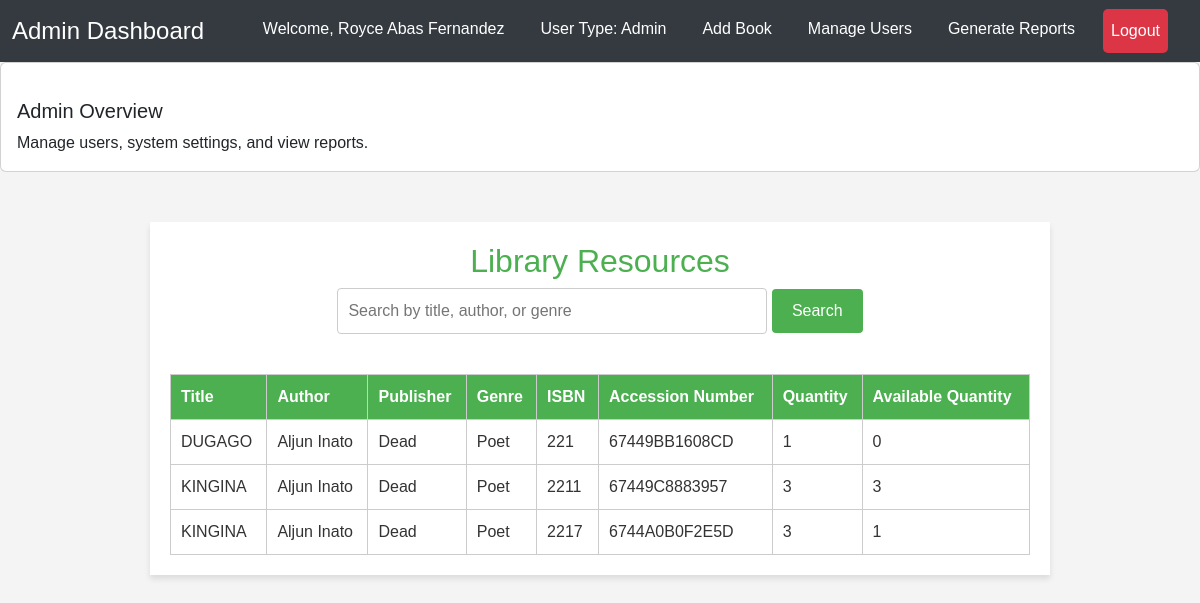
The page /view_books.php (signed in) on the database as committed earlier.
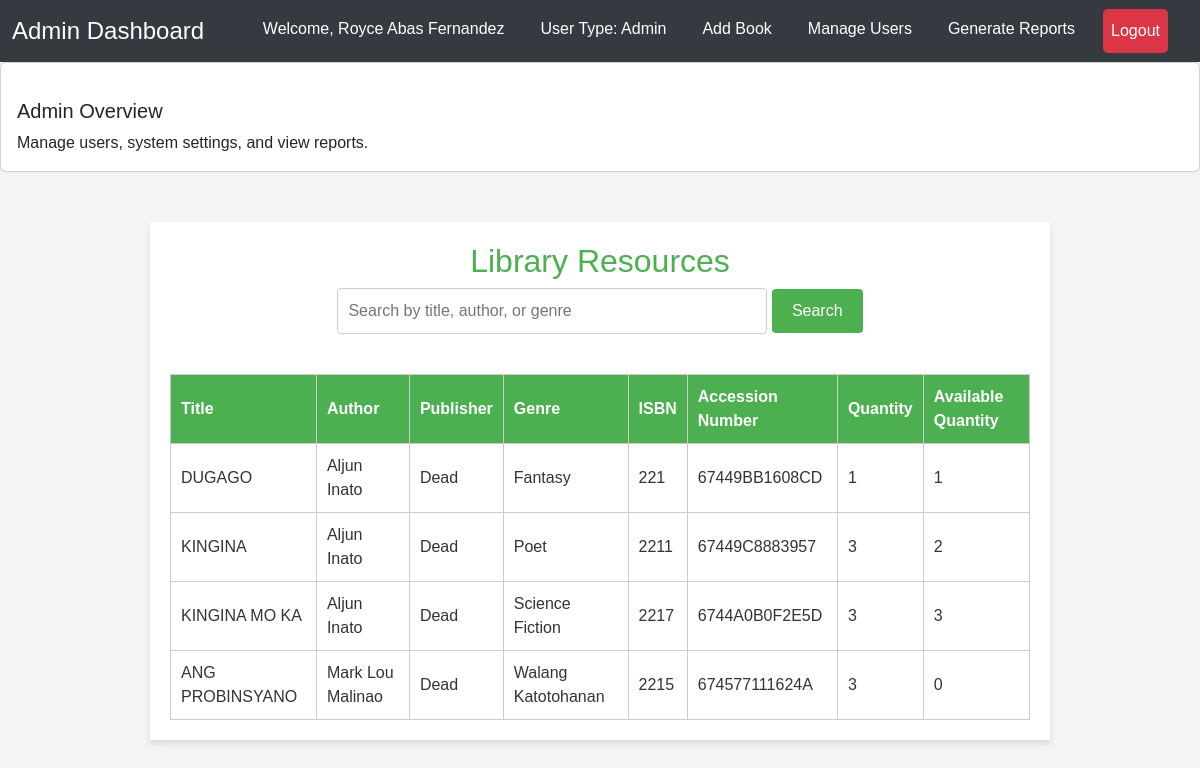
The same page on the database as committed later.
### tables this page shows
CREATE TABLE `books` (
  `BookID` int(11) NOT NULL,
  `ResourceID` int(11) DEFAULT NULL,
  `Author` varchar(255) DEFAULT NULL,
  `ISBN` varchar(50) DEFAULT NULL,
  `Publisher` varchar(100) DEFAULT NULL,
  `Edition` varchar(50) DEFAULT NULL,
  `PublicationDate` date DEFAULT NULL,
  `Title` varchar(255) NOT NULL,
  `Genre` varchar(255) DEFAULT NULL,
  `AccessionNumber` varchar(50) NOT NULL,
  `Quantity` int(11) NOT NULL,
  `AvailableQuantity` int(11) NOT NULL
);

### view_books.php (the view, shortened to what this page needs)
<?php
include 'db.php';
include 'navigation.php';
$searchTerm = "";
$sql = "SELECT * FROM Books";
if (isset($_GET['search']) && !empty($_GET['search'])) {
    $searchTerm = htmlspecialchars($_GET['search']);
    $sql .= " WHERE Title LIKE ? OR Author LIKE ? OR Genre LIKE ?";
    $stmt = $conn->prepare($sql);
    $searchTermWithWildcards = "%" . $searchTerm . "%";
    $stmt->bind_param("sss", $searchTermWithWildcards, $searchTermWithWildcards, $searchTermWithWildcards);
    $stmt->execute();
    $result = $stmt->get_result();
} else {
    $result = $conn->query($sql);
}
?>
<!DOCTYPE html>
<html lang="en">
<head>
</head>
<body>
    <div class="container">
        <h2>Library Resources</h2>
        <div class="search-bar">
            <form method="GET" action="">
                <input type="text" name="search" placeholder="Search by title, author, or genre" value="<?php echo htmlspecialchars($searchTerm); ?>">
                <input type="submit" value="Search">
            </form>
        </div>
        <table>
            <tr>
                <th>Title</th>
                <th>Author</th>
                <th>Publisher</th>
                <th>Genre</th>
                <th>ISBN</th>
                <th>Accession Number</th>
                <th>Quantity</th>
                <th>Available Quantity</th>
            </tr>
            <?php if ($result->num_rows > 0): ?>
                <?php while ($row = $result->fetch_assoc()): ?>
                    <tr>
                        <td><?php echo htmlspecialchars($row['Title']); ?></td>
                        <td><?php echo htmlspecialchars($row['Author']); ?></td>
                        <td><?php echo htmlspecialchars($row['Publisher']); ?></td>
                        <td><?php echo htmlspecialchars($row['Genre']); ?></td>
                        <td><?php echo htmlspecialchars($row['ISBN']); ?></td>
                        <td><?php echo htmlspecialchars($row['AccessionNumber']); ?></td>
                        <td><?php echo htmlspecialchars($row['Quantity']); ?></td>
                        <td><?php echo htmlspecialchars($row['AvailableQuantity']); ?></td>
                    </tr>
                <?php endwhile; ?>
            <?php else: ?>
                <tr>
                    <td colspan="9" class="no-results">No books found</td>
                </tr>
            <?php endif; ?>
        </table>
    </div>
</body>
</html>

### navigation.php (shortened to what this page needs)
<?php
$userName = htmlspecialchars($_SESSION['Name']);
$userType = htmlspecialchars($_SESSION['UserType']);
?>
<!DOCTYPE html>
<html lang="en">
<head>
    <link href="https://cdn.jsdelivr.net/npm/bootstrap@5.3.0/dist/css/bootstrap.min.css" rel="stylesheet">
</head>
<body>
    <nav class="navbar navbar-expand-lg navbar-dark">
        <div class="container-fluid">
            <a class="navbar-brand" href="dashboard.php"><?php echo ucfirst($userType); ?> Dashboard</a>
            <div class="collapse navbar-collapse" id="navbarNav">
                <ul class="navbar-nav ms-auto">
                    <li class="nav-item">
                        <span class="nav-link">Welcome, <?php echo $userName; ?></span>
                    </li>
                    <li class="nav-item">
                        <span class="nav-link">User Type: <?php echo ucfirst($userType); ?></span>
                    </li>
                    <?php
                    if ($userType == 'admin') {
                        echo '<li class="nav-item"><a class="nav-link" href="add_book.php">Add Book</a></li>';
                        echo '<li class="nav-item"><a class="nav-link" href="user_management.php">Manage Users</a></li>';
                        echo '<li class="nav-item"><a class="nav-link" href="reports.php">Generate Reports</a></li>';
                    } elseif ($userType == 'student') {
                        echo '<li class="nav-item"><a class="nav-link" href="view_books.php">View Books</a></li>';
                        echo '<li class="nav-item"><a class="nav-link" href="borrow_book.php">Borrow Book</a></li>';
                        echo '<li class="nav-item"><a class="nav-link" href="return_book.php">My Borrowed Books</a></li>';
                    } elseif ($userType == 'staff') {
                        echo '<li class="nav-item"><a class="nav-link" href="manage_books.php">Manage Books</a></li>';
                        echo '<li class="nav-item"><a class="nav-link" href="issue_book.php">Issue Book</a></li>';
                    } elseif ($userType == 'faculty') {
                        echo '<li class="nav-item"><a class="nav-link" href="recommend_books.php">Recommend Books</a></li>';
                        echo '<li class="nav-item"><a class="nav-link" href="borrow_book.php">Borrow Book</a></li>';
                        echo '<li class="nav-item"><a class="nav-link" href="return_book.php">My Borrowed Books</a></li>';
                    }
                    ?>
                    <li class="nav-item">
                        <a class="nav-link logout-btn" href="logout.php">Logout</a>
                    </li>
                </ul>
            </div>
        </div>
    </nav>
        <div class="card">
            <div class="card-body">
                <h5 class="card-title"><?php echo ucfirst($userType); ?> Overview</h5>
                <p class="card-text">
                    <?php
                    if ($userType == 'admin') {
                        echo 'Manage users, system settings, and view reports.';
                    } elseif ($userType == 'student') {
                        echo 'Browse available books and manage your borrowed items.';
                    } elseif ($userType == 'staff') {
                        echo 'Add and manage books, and assist with book issuance.';
                    } elseif ($userType == 'faculty') {
                        echo 'Recommend books and manage your borrowing activities.';
                    }
                    ?>
                </p>
            </div>
        </div>
</body>
</html>

### navigation.php (style rules this page uses)
body { margin: 0; padding: 0; font-family: Arial, sans-serif; background-color: #f8f9fa; }
.navbar { background-color: #343a40; }
.navbar .navbar-brand { color: white; font-size: 1.5em; }
.navbar .navbar-nav .nav-link { color: white; }
.navbar .nav-item { margin-right: 20px; }
.logout-btn { color: white; background-color: #dc3545; padding: 10px 15px; border-radius: 5px; text-decoration: none; }
.card-title { margin-top: 20px; }

### view_books.php (style rules this page uses)
body { font-family: Arial, sans-serif; background-color: #f4f4f4; color: #333; margin: 0; padding: 0; }
.container { width: 100%; max-width: 900px; margin: 50px auto; padding: 20px; background-color: white; box-shadow: 0 4px 6px rgba(0, 0, 0, 0.1); }
h2 { text-align: center; color: #4CAF50; }
.search-bar { text-align: center; margin-bottom: 20px; }
.search-bar input[type="text"] { padding: 10px; width: 50%; border: 1px solid #ccc; border-radius: 4px; margin-bottom: 20px; }
.search-bar input[type="submit"] { padding: 10px 20px; background-color: #4CAF50; color: white; border: none; border-radius: 4px; cursor: pointer; }
table { width: 100%; border-collapse: collapse; margin-top: 20px; }
table th, table td { border: 1px solid #ccc; padding: 10px; text-align: left; }
table th { background-color: #4CAF50; color: white; }

Rows that differ between the two databases and show on the page:
changed books "DUGAGO": Genre "Poet" → "Fantasy"; AvailableQuantity "0" → "1"
changed books "KINGINA": AvailableQuantity "3" → "2"
changed books: Title "KINGINA" → "KINGINA MO KA"; Genre "Poet" → "Science Fiction"; AvailableQuantity "1" → "3"
added books: Title "ANG PROBINSYANO", Author "Mark Lou Malinao", Publisher "Dead", Genre "Walang Katotohanan", ISBN "2215", AccessionNumber "674577111624A", Quantity "3", AvailableQuantity "0"
